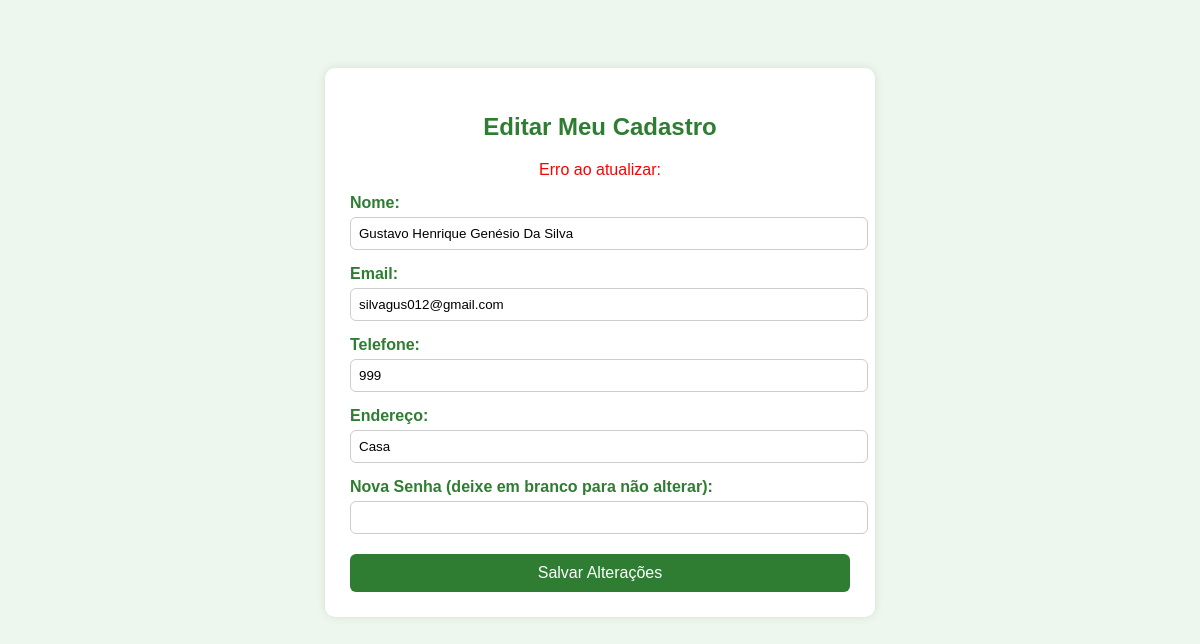
Screenshot of /editar_usuario2.php (signed in) with the database file from the repository.
### tables this page shows
CREATE TABLE `usuarios` (
  `id` int(10) UNSIGNED NOT NULL,
  `nome` varchar(100) NOT NULL,
  `email` varchar(100) NOT NULL,
  `senha` varchar(255) NOT NULL,
  `tipo` enum('admin','cliente') DEFAULT 'cliente',
  `telefone` varchar(20) DEFAULT NULL,
  `endereco` varchar(255) DEFAULT NULL
);

### editar_usuario2.php (the view, shortened to what this page needs)
<?php
include 'conexao.php';
$usuario_id = $_SESSION['usuario_id'];
$erro = '';
$sucesso = '';
$sql = "SELECT nome, email, telefone, endereco FROM usuarios WHERE id = $usuario_id";
$result = $conn->query($sql);
$usuario = $result->fetch_assoc();
if ($_SERVER['REQUEST_METHOD'] === 'POST') {
    $nome = $conn->real_escape_string($_POST['nome']);
    $email = $conn->real_escape_string($_POST['email']);
    $telefone = $conn->real_escape_string($_POST['telefone']);
    $endereco = $conn->real_escape_string($_POST['endereco']);
    if (!empty($_POST['senha'])) {
        $senha = password_hash($_POST['senha'], PASSWORD_DEFAULT);
        $sql_update = "UPDATE usuarios SET nome='$nome', email='$email', telefone='$telefone', endereco='$endereco', senha='$senha' WHERE id=$usuario_id";
    } else {
        $sql_update = "UPDATE usuarios SET nome='$nome', email='$email', telefone='$telefone', endereco='$endereco' WHERE id=$usuario_id";
    }
    if ($conn->query($sql_update)) {
    header("Location: index.html");
    exit;
}
    } else {
        $erro = "Erro ao atualizar: " . $conn->error;
    }
?>
<!DOCTYPE html>
<html lang="pt-BR">
<head>
</head>
<body>
<form method="post">
    <h2>Editar Meu Cadastro</h2>
    <?php if ($sucesso): ?>
        <div class="mensagem"><?= $sucesso ?></div>
    <?php elseif ($erro): ?>
        <div class="erro"><?= $erro ?></div>
    <?php endif; ?>
    <label for="nome">Nome:</label>
    <input type="text" name="nome" value="<?= htmlspecialchars($usuario['nome']) ?>" required>
    <label for="email">Email:</label>
    <input type="email" name="email" value="<?= htmlspecialchars($usuario['email']) ?>" required>
    <label for="telefone">Telefone:</label>
    <input type="text" name="telefone" value="<?= htmlspecialchars($usuario['telefone']) ?>">
    <label for="endereco">Endereço:</label>
    <input type="text" name="endereco" value="<?= htmlspecialchars($usuario['endereco']) ?>">
    <label for="senha">Nova Senha (deixe em branco para não alterar):</label>
    <input type="password" name="senha">
    <input type="submit" value="Salvar Alterações">
</form>
</body>
</html>

### editar_usuario2.php (style rules this page uses)
body { font-family: Arial, sans-serif; background: #eef7ee; padding: 20px; }
form { max-width: 500px; margin: 40px auto; background: white; padding: 25px; border-radius: 10px; box-shadow: 0 0 10px rgba(0,0,0,0.1); }
h2 { text-align: center; color: #2e7d32; }
label { display: block; margin-top: 15px; font-weight: bold; color: #2e7d32; }
input[type="text"], input[type="email"], input[type="password"] { width: 100%; padding: 8px; margin-top: 5px; border: 1px solid #ccc; border-radius: 6px; }
input[type="submit"] { margin-top: 20px; background: #2e7d32; color: white; border: none; padding: 10px; width: 100%; border-radius: 6px; font-size: 16px; cursor: pointer; }
.erro { text-align: center; margin-bottom: 15px; color: red; }

### rows the page displays
usuarios: nome "Gustavo Henrique Genésio Da Silva", email "silvagus012@gmail.com", telefone "999", endereco "Casa"

### other values shown
$erro "Erro ao atualizar:"
